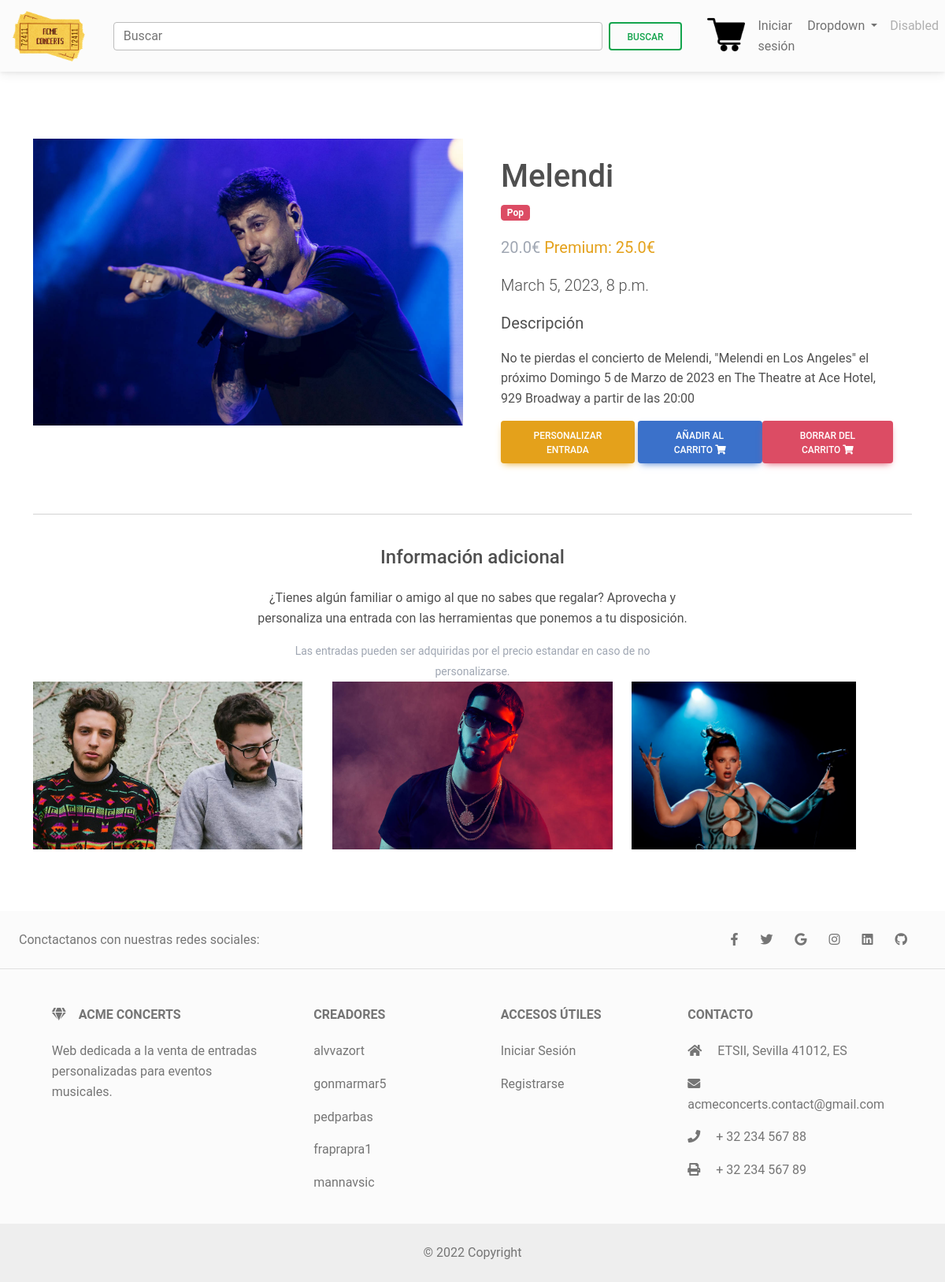
The app's page /tickets/melendi/ with its own data.
### main/models.py (models this page shows, shortened)
class Ticket(models.Model):
    title = models.CharField(max_length=100)
    price = models.FloatField()
    price_customized = models.FloatField()
    category = models.CharField(choices=CATEGORY, max_length=2)
    slug = models.SlugField()
    description = models.TextField()
    image = models.ImageField(upload_to= 'images/tickets/')
    date = models.DateTimeField()
    stock = models.PositiveIntegerField(default=10)
    def get_absolute_url(self):
        return reverse("main:ticket", kwargs={
            'slug': self.slug
        })
    def get_add_to_cart_url(self):
        return reverse("main:add-to-cart", kwargs={
            'slug': self.slug
        })
    def get_remove_from_cart_url(self):
        return reverse("main:remove-from-cart", kwargs={
            'slug': self.slug
        })

### main/views.py (the view)
# urls.py: path('<slug>/', views.TicketDetailView.as_view(), name='customize'),
class TicketDetailView(DetailView):
    model = Ticket
    template_name = "product.html"
    def get_context_data(self, **kwargs):
        context = super().get_context_data(**kwargs)
        context["MEDIA_URL"] = settings.MEDIA_URL
        context["tickets"] = Ticket.objects.all()[:3]
        return context

### main/templates/product.html (shortened to what this page needs)
{% extends "base.html" %}
{% block content %}
<main class="mt-2 pt-2">
  <div class="container dark-grey-text mt-5">
    <div class="row wow fadeIn">
      <div class="col-md-6 mb-4">
        <img src="{{MEDIA_URL}}{{object.image}}" class="img-fluid" alt="">
      </div>
      <div class="col-md-6 mb-4">
        <div class="p-4">
          <h1 class="">{{object.title}}</h1>
          <div class="mb-3">
            <a href="/{{object.get_category_display.lower}}">
              <span class="badge bg-danger text-white mr-1">{{object.get_category_display}}</span>
            </a>
          </div>
          <p class="lead">
            {% if object.price_customized %}
            <span class="text-secondary mr-1">
              <b>{{ object.price }}€</b>
            </span>
            <span><b class="text-warning">Premium: {{ object.price_customized }}€</b></span>
            {% else %}
            <span>{{ object.price }}€</span>
            {% endif %}
          </p>
          <p class="lead font-weight-bold">{{object.date}}</p>
          <p class="lead font-weight-bold"><b>Descripción</b></p>
          <p>{{ object.description }}</p>
          <form class="d-flex justify-content-left">
            {%if object.stock == 0%}
            <a class="btn btn-danger btn-md my-0 p">
              ENTRADAS AGOTADAS
              <iconify-icon icon="bi:dash-circle-fill"></iconify-icon>
            </a>
            {% else %}
            <a class="btn btn-warning btn-md my-0 p" href="/customize/{{ticket.slug}}">
              Personalizar entrada
            </a>
            <a href="{{object.get_add_to_cart_url}}" class="btn btn-primary btn-md my-0 p" type="submit">
              Añadir al carrito
              <i class="fas fa-shopping-cart ml-1"></i>
            </a>
            <a href ="{{object.get_remove_from_cart_url}}" class = "btn btn-danger btn-md my-0 p">
              Borrar del carrito
              <i class="fas fa-shopping-cart ml-1"></i>
            </a>
            {% endif %}
          </form>
        </div>
      </div>
    </div>
    <hr>
    <div class="row d-flex justify-content-center wow fadeIn">
      <div class="col-md-6 text-center">
        <h4 class="my-4 h4">Información adicional</h4>
        <p>
          ¿Tienes algún familiar o amigo al que no sabes que regalar? Aprovecha y personaliza una entrada con las herramientas
          que ponemos a tu disposición.</p>
        <small class="text-secondary">Las entradas pueden ser adquiridas por el precio estandar en caso de no personalizarse.</small>
      </div>
    </div>
    <div class="row wow fadeIn">
      {% for ticket in tickets %}
      <div class="col-lg-4 col-md-12 mb-4">
        <a href="{{ticket.get_absolute_url}}">
          <img src="{{MEDIA_URL}}{{ticket.image}}" class="img-fluid" style="height:80%">
        </a>
      </div>
      {% endfor %}
    </div>
  </div>
</main>
{% endblock content %}

### records on screen
Ticket: image (picture), title "Melendi", category "Pop", price "20.0", price_customized "25.0", date "March 5, 2023, 8 p.m.", description "No te pierdas el concierto de Melendi, \"Melendi en Los Angeles\" el próximo Domingo 5 de Marzo de 2023 en The Theatre at Ace Hotel, 929 Broadway a partir de las 20:00"
Ticket: image (picture)
Ticket: image (picture)
Ticket: image (picture)
